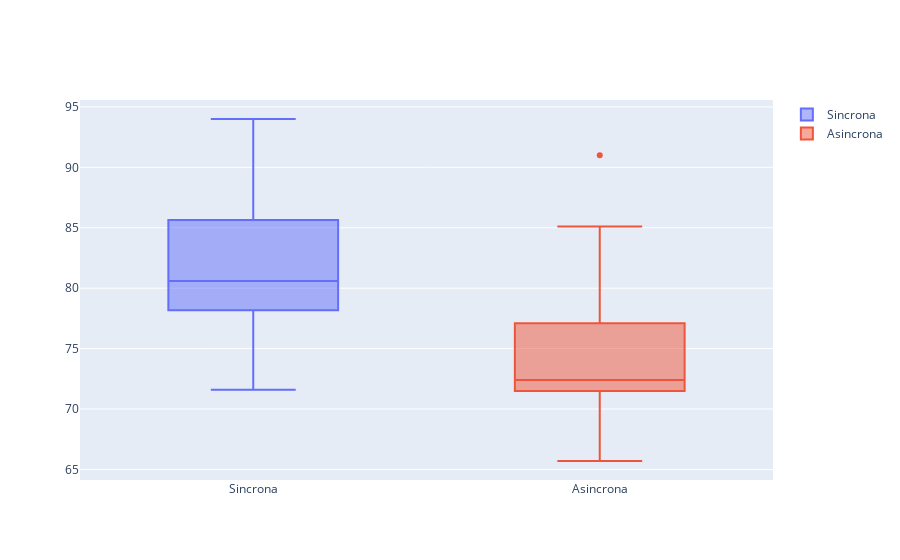

Here is the notebook cell this chart was saved with:
### Code cell
fig=go.Figure()
fig.add_trace(go.Box(y=sincrona,
              name='Sincrona'))
fig.add_trace(go.Box(y=asincrona,
              name='Asincrona'))
fig.show()

### Figure 1 — Plotly figure (JSON) as saved in the notebook; plotly's stock layout.template omitted (floating-point values rounded to 4 significant figures)
{"data": [{"name": "Sincrona", "type": "box", "y": [94, 84.9, 82.6, 80.1, 79.6, 81.4, 77.8, 81.7, 78.8, 73.2, 87.9, 87.9, 93.5, 82.3, 79.3, 78.3, 71.6, 88.6, 74.6, 74.1, 80.6]}, {"name": "Asincrona", "type": "box", "y": [77.1, 71.7, 91, 72.2, 74.8, 85.1, 67.6, 69.9, 75.3, 71.7, 65.7, 72.6, 71.5, 78.2]}], "layout": {}}
